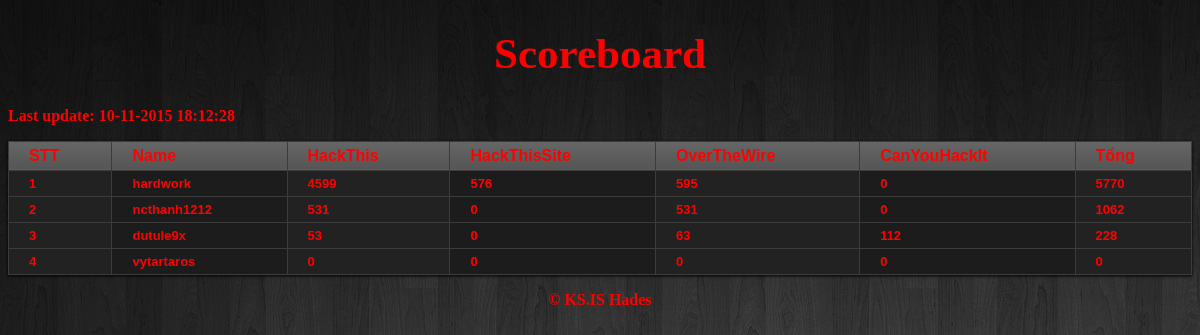
The page / on the database its author committed.
### tables this page shows
CREATE TABLE IF NOT EXISTS `score_board` (
  `Name` varchar(30) NOT NULL,
  `HackThis` int(11) NOT NULL,
  `HackThisSite` int(11) NOT NULL,
  `CanYouHackIt` int(11) NOT NULL,
  `OverTheWire` int(11) NOT NULL,
  `Sum` int(11) NOT NULL,
  `Url` varchar(50) NOT NULL
);

### src/index.php (the view, shortened to what this page needs)
<!DOCTYPE html>
<html>
<head>
</head>
<body background="1.jpg" color="green">
<?php
$conn = new mysqli("localhost","root", "","score");
echo "<center><h1>Scoreboard</h1></center>";
echo  "<center><table style='width:100%'>";
echo "<p class='update'>Last update: ".@fgets(fopen("update_time.txt","r"))."</p>";
echo "<tr><td class='tit'>STT</td><td class='tit'><a href='?sort=Name'>Name</a></td><td class='tit'><a href='?sort=HackThis'>HackThis</a></td><td class='tit'><a href='?sort=HackThisSite'>HackThisSite</a></td><td class='tit'><a href='?sort=OverTheWire'>OverTheWire</a></td><td class='tit'><a href='?sort=CanYouHackIt'>CanYouHackIt</a></td><td class='tit'><a href='?sort=Sum'>Tổng</a></td></tr>";
if(isset($_GET['sort']) && $_GET['sort']!="")
{
	$pattern = Array("HackThis","HackThisSite","CanYouHackIt","Sum","OverTheWire");
	for ($i=0;$i<count($pattern);$i++)
		if(preg_match("/^".$pattern[$i]."$/",$_GET['sort']))
		{
			$query = "select * from score_board ORDER BY ".$_GET['sort']." DESC";
			break;
		}
		else
			$query = "select * from score_board ORDER BY Sum DESC";
}
else
	$query = $query = "select * from score_board ORDER BY Sum DESC";
$result = $conn->query($query);
if ($result->num_rows >0)
{
	$i=1;
	while ($row=$result->fetch_assoc())
	{
		echo "<tr>";
		echo "<td>$i</td>";
		echo "<td>".$row['Name']."</td>";
		echo "<td>".$row['HackThis']."</td>";
		echo "<td>".$row['HackThisSite']."</td>";
		echo "<td>".$row['OverTheWire']."</td>";
		echo "<td>".$row['CanYouHackIt']."</td>";
		echo "<td>".$row['Sum']."</td>";
		echo "</tr>";
		$i++;
	}
}
echo "</table>";
echo "<p class='copy'><a href='https://www.facebook.com/57b5536fe3f256bb7ce318d48df528ff'>&copy; KS.IS Hades</a></p>";
?>
</body>
</html>

### src/index.php (style rules this page uses)
a:link { color:red;text-decoration:none }
h1 { color:red; font-size:43px; }
p.update { color:red; font-size:16px;text-align: left;font-weight:bold; }
p.copy { color:red; font-size:16px;text-align: center;font-weight:bold; }
table { border-collapse:collapse; font:normal normal 11px Arial,Sans-Serif; color:#ccc; -webkit-box-shadow:0 1px 3px black; -moz-box-shadow:0 1px 3px black; box-shadow:0 1px 3px black; }
table, tr { background-color:#222; }
table, th, table, td { vertical-align:top; padding:5px 20px; font-size:13px; border:1px solid #3c3c3c; }
table, td:nth-child(even) { background-color:#1c1c1c; }
table,td.tit { background-color:#555; filter:progid:DXImageTransform.Microsoft.gradient(startColorstr='#666',endColorstr='#555'); background-image:-webkit-gradient(linear,left top,left bottom,from(#666),to(#555)); background-image:-webkit-linear-gradient(top,#666,#555); background-image:-moz-linear-gradient(top,#666,#555); background-image:-ms-linear-gradient(top,#666,#555); background-image:-o-linear-gradient(top,#666,#555); background-image:linear-gradient(top,#666,#555); color:red; font-size:16px; font-weight:bold; }

### rows shown on the page
score_board: Name "hardwork", HackThis "4599", HackThisSite "576", OverTheWire "595", CanYouHackIt "0", Sum "5770"
score_board: Name "ncthanh1212", HackThis "531", HackThisSite "0", OverTheWire "531", CanYouHackIt "0", Sum "1062"
score_board: Name "dutule9x", HackThis "53", HackThisSite "0", OverTheWire "63", CanYouHackIt "112", Sum "228"
score_board: Name "vytartaros", HackThis "0", HackThisSite "0", OverTheWire "0", CanYouHackIt "0", Sum "0"
